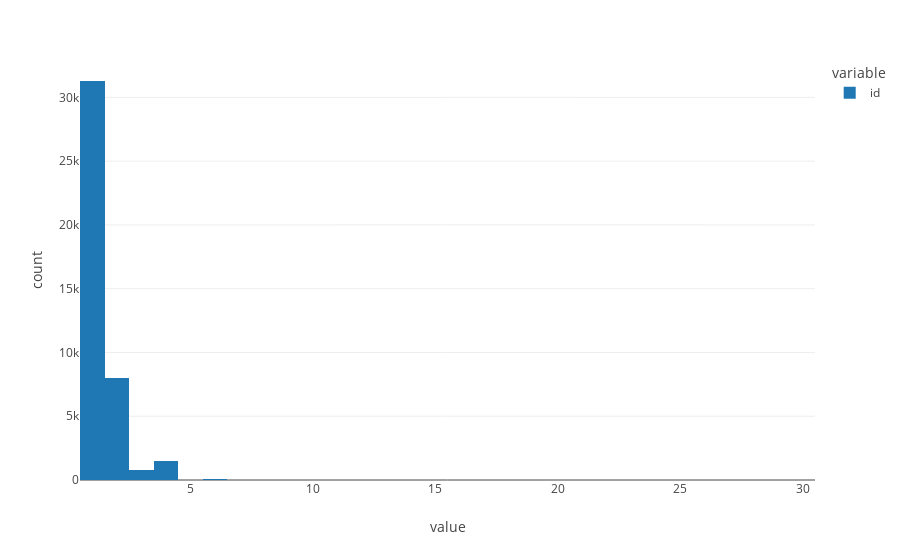

The notebook cell saved with this chart:
### Code cell
if DB_AVAIL:
    df_profit = pd.read_sql(q, conn)
    df_profit.to_csv("data/profit.csv", index=False)
else:
    df_profit = pd.read_csv("data/profit.csv")

df_profit.id.value_counts().hist()

### Figure 1 — Plotly figure (JSON) as saved in the notebook; plotly's stock layout.template omitted (floating-point values rounded to 4 significant figures; data arrays with more than 128 entries replaced by an {"elided": "..."} marker saying what was removed)
{"data": [{"alignmentgroup": "True", "bingroup": "x", "hovertemplate": "variable=id<br>value=%{x}<br>count=%{y}<extra></extra>", "legendgroup": "id", "marker": {"color": "#1F77B4", "pattern": {"shape": ""}}, "name": "id", "offsetgroup": "id", "orientation": "v", "showlegend": true, "type": "histogram", "x": {"elided": "41610 int values"}, "xaxis": "x", "yaxis": "y"}], "layout": {"barmode": "relative", "legend": {"title": {"text": "variable"}, "tracegroupgap": 0}, "margin": {"t": 60}, "xaxis": {"anchor": "y", "domain": [0, 1], "title": {"text": "value"}}, "yaxis": {"anchor": "x", "domain": [0, 1], "title": {"text": "count"}}}}
